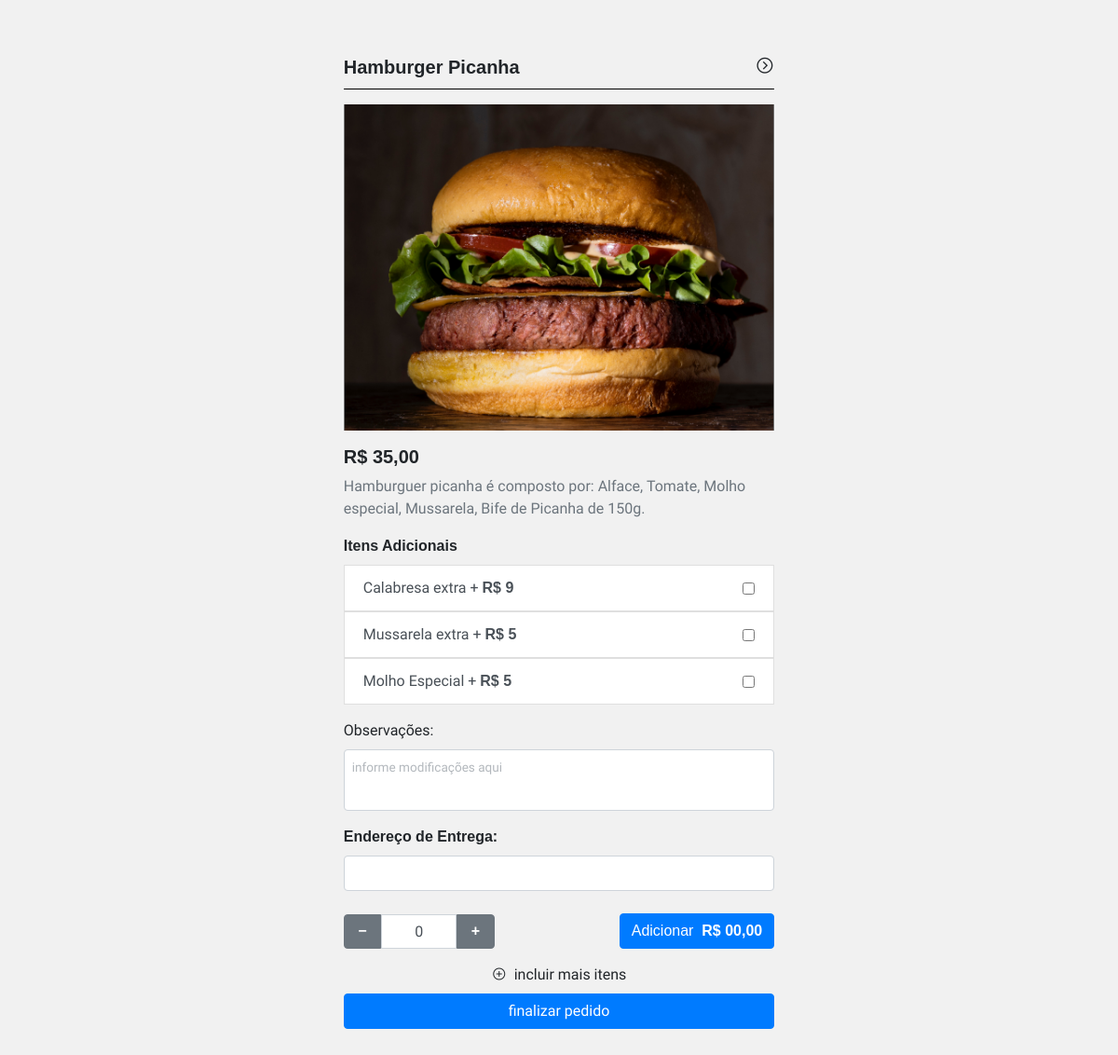
The page /produto?produto=7 on the database its author committed.
### tables this page shows
CREATE TABLE `produto` (
  `cd_produto` int NOT NULL AUTO_INCREMENT,
  `cd_categoria` int DEFAULT NULL,
  `cd_restaurante` int DEFAULT NULL,
  `nm_produto` varchar(20) DEFAULT NULL,
  `vl_produto` float(10,2) DEFAULT NULL,
  `ds_produto` varchar(500) DEFAULT NULL,
  `url_imagem` varchar(45) DEFAULT NULL,
  PRIMARY KEY (`cd_produto`)
);

CREATE TABLE `complemento_produto` (
  `cd_itemad` int NOT NULL AUTO_INCREMENT,
  `cd_restaurante` int DEFAULT NULL,
  `nm_itemad` varchar(20) DEFAULT NULL,
  `vl_itemad` float DEFAULT NULL,
  PRIMARY KEY (`cd_itemad`)
);

### produto.php (the view, shortened to what this page needs)
<?php include('inc/header.php');?>
    <?php
        $produtoIndividual = "SELECT * FROM produto WHERE cd_produto =".$_GET['produto']."";
        $infoProdutoIndividual = $conexao->query($produtoIndividual);
        $rowInfo = $infoProdutoIndividual->fetch_assoc();
    ?>
    <div class="my-5">
        <div class="container">
            <div class="row no-gutters justify-content-center">
                <div class="col-12 col-sm-8 col-md-5">
                    <div class="barra-produto">
                        <div class="my-2 row no-gutters align-items-center">
                            <div class="col-11">
                                <h5 class="bold mb-0"><strong><?php echo$rowInfo['nm_produto']?></strong></h5>
                            </div>
                            <div class="col-1 text-right">
                                <a style="font-size: 1.3rem;" href="./"><i class="las la-chevron-circle-right"></i></a>
                            </div>
                        </div>
                    </div>
                    <div class="my-2">
                        <div class="imgProd" data-img="<?php echo$rowInfo['url_imagem'];?>"></div>
                    </div>
                    <form id="prod-indv"  method="POST" action="">
                        <div class="my-3">
                            <h5 class="bold"><strong>R$ <?php echo number_format( floatval($rowInfo["vl_produto"]), 2,',','.' )?></strong></h5>
                            <p class="text-secondary"><?php echo $rowInfo["ds_produto"]?></p>
                            <div class="my-2">
                                <p class="my-2"><strong>Itens Adicionais</strong></p>
                                <div class="list-group">
                                    <?php
                                    $slectItemAd = "SELECT * FROM complemento_produto WHERE cd_restaurante = 01";
                                    $resultItemAd = $conexao->query($slectItemAd);
                                    while($rowItAd = $resultItemAd->fetch_assoc()) { ?>
                                    <label class="form-check-label" for="">
                                        <div class="form-check list-group-item list-group-item-action">
                                            <div class="d-flex d-flex justify-content-between align-items-center">
                                                <p class="mb-0"><?php echo$rowItAd["nm_itemad"]?> + <strong> R$ <?php echo$rowItAd["vl_itemad"]?></strong></p>
                                                <input type="checkbox" name="itemad" data-id="<?php echo$rowItAd["cd_itemad"]?>" value="<?php echo$rowItAd["vl_itemad"]?>">
                                            </div>
                                        </div>
                                    </label>
                                    <?php
                                    }
                                    ?>
                                </div>
                            </div>
                        </div>
                        <div class="form-group">
                            <label for="modificacao">Observações:</label>
                            <textarea class="form-control px-2 py-2" rows="2" name="modificacao" placeholder="informe modificações aqui"></textarea>
                        </div>
                        <div class="mt-2 mb-4">
                            <p class="my-2"><strong>Endereço de Entrega: </strong></p>
                            <input type="text" class="form-control">
                        </div>
                        <div id="cart" class="d-flex align-items-center justify-content-between">
                            <button type="submit" class="btn btn-primary">Adicionar&nbsp;&nbsp;<strong id="totalProduto">R$ 00,00</strong></button>
                        </div>
                    </form>
                    <div class="my-2 text-center">
                        <a href="./" class="d-block py-2"><i class="las la-plus-circle mr-2"></i>incluir mais itens</a>
                        <a href="finalizar" class="btn btn-primary w-100">finalizar pedido</a>
                    </div>
                </div>
            </div>
        </div>
    </div>
<?php include('inc/footer.php')?>

### assets/css/main.css (style rules this page uses)
* { margin: 0; padding: 0; font-family: 'Montserrat', sans-serif; }
body { background-color: #f1f1f1; }
a { color: #000; }
h1, h2, h3, h4, h5, h6 { font-family: 'Montserrat', sans-serif; }
p, a, ul, li { font-family: 'Roboto', sans-serif; color: inherit; text-decoration: none; }
textarea, input, label { font-family: 'Roboto', sans-serif; resize: none; }
textarea::placeholder { color: #b3b8bd !important; font-size: 0.85rem !important; }
.imgProd, .imgIntro, .bannerIntro { background-repeat: no-repeat; background-position: center; background-size: cover; }
.barra-produto { border-bottom: 1px solid #000; margin-bottom: 1rem; }
.imgProd { height: 350px; }

### rows shown on the page
produto: nm_produto "Hamburger Picanha", vl_produto "35,00", ds_produto "Hamburguer picanha é composto por: Alface, Tomate, Molho especial, Mussarela, Bife de Picanha de 150g."
complemento_produto: nm_itemad "Calabresa extra", vl_itemad "9"
complemento_produto: nm_itemad "Mussarela extra", vl_itemad "5"
complemento_produto: nm_itemad "Molho Especial", vl_itemad "5"
